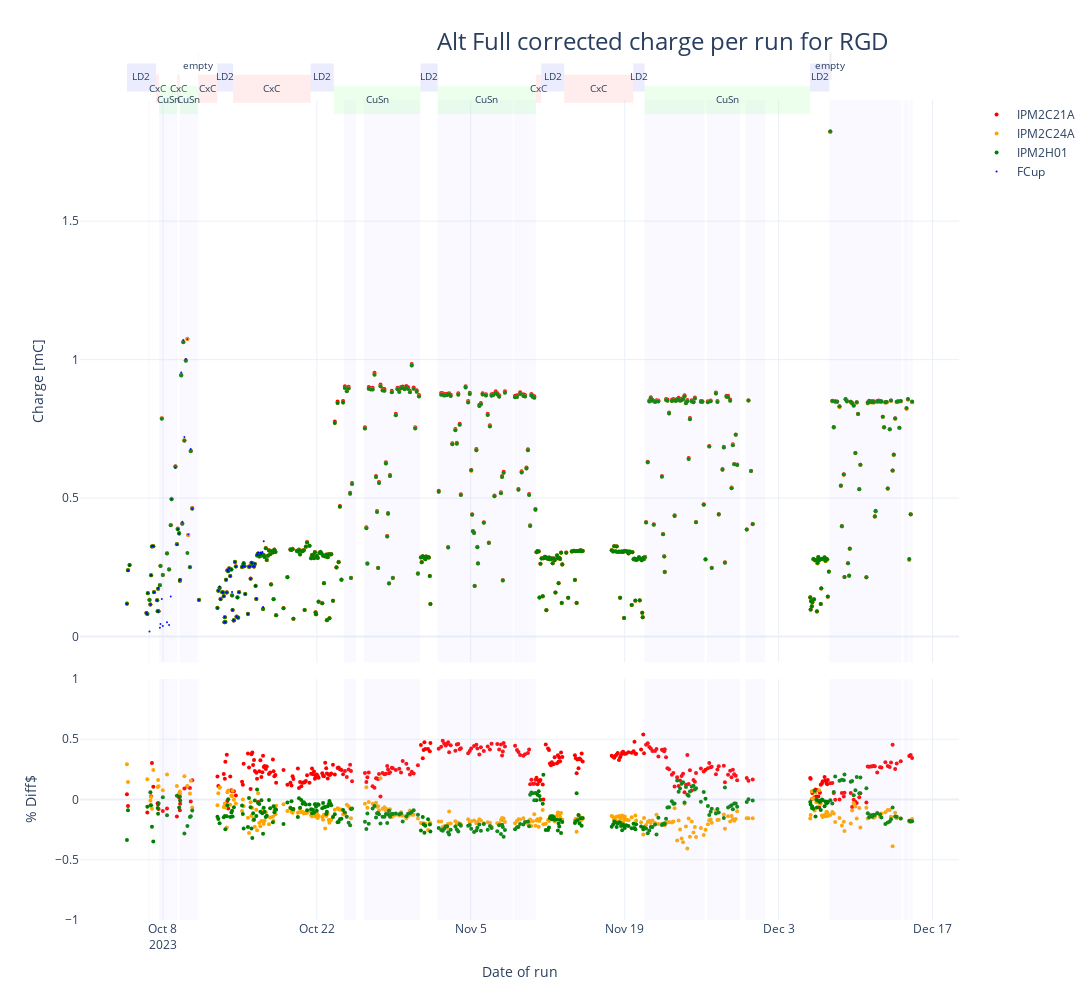

Here is the notebook cell this chart was saved with:
### Code cell
fig = make_subplots(rows=2, cols=1,shared_xaxes=True,
                    vertical_spacing=0.02, row_heights=[0.7,0.3]) # (specs=[[{"secondary_y": True}]])
fig.update_layout(width=1280, height=1000,
                  title=go.layout.Title(text=f"Alt Full corrected charge per run for RGD", xanchor="left", x=0.4),
                  titlefont=dict(size=24),)
x_scale = dfx.time
fig.add_trace(go.Scatter(x=x_scale, y=dfx.IPM2C21A_corr3, mode='markers', name='IPM2C21A', marker=dict(color='red', size=4)), row=1, col=1)
fig.add_trace(go.Scatter(x=x_scale, y=dfx.IPM2C24A_corr3, mode='markers', name='IPM2C24A', marker=dict(color='orange', size=4)), row=1, col=1)
fig.add_trace(go.Scatter(x=x_scale, y=dfx.IPM2H01_corr3, mode='markers', name='IPM2H01', marker=dict(color='green', size=4)), row=1, col=1)
fig.add_trace(go.Scatter(x=x_scale, y=dfx.loc[dfx.start_time<start_fcup_trouble,"scaler_calc1b_corr"], mode='markers', name='FCup', marker=dict(color='blue', size=2)), row=1, col=1)
# dfx.loc[dfx.start_time<start_fcup_trouble,"time"]                         
fig.add_trace(go.Scatter(x=x_scale, y=(100*(dfx.IPM2C21A_corr3-dfx.charge)/df.charge), mode='markers', name='IPM2C21A', showlegend=False, marker=dict(color='red', size=4)), row=2, col=1)
fig.add_trace(go.Scatter(x=x_scale, y=(100*(dfx.IPM2C24A_corr3-dfx.charge)/df.charge), mode='markers', name='IPM2C24A', showlegend=False, marker=dict(color='orange', size=4)), row=2, col=1)
fig.add_trace(go.Scatter(x=x_scale, y=(100*(dfx.IPM2H01_corr3-dfx.charge)/df.charge), mode='markers', name='IPM2H01', showlegend=False, marker=dict(color='green', size=4)), row=2, col=1)

for i in range(len(beam_stop_in_start)):
     fig.add_vrect(x0=beam_stop_in_start[i],x1=beam_stop_in_end[i], fillcolor="#C0C0FF", opacity=0.1, line_width=0)

target_labels={'empty':(1.06,"#B0B0B0"),'LD2':(1.04,"#A0A0FF"),'CxC':(1.02,"#FFA0A0"),'CuSn':(1.,"#A0FFA0")}
        
for i in range(len(target_change_table)-1):
    time0 = max(target_change_table.iloc[i].name, dfx.iloc[0].time)
    time1 = min(target_change_table.iloc[i+1].name, dfx.iloc[-1].time) 
    target = target_change_table.iloc[i].target
    if time1 > dfx.iloc[0].time and time0 < dfx.iloc[-1].time:
        y_pos = target_labels[target][0]
        fig.add_vrect(x0=time0, x1=time1, xref="x", y0=y_pos-0.025, y1=y_pos+0.025, yref='paper', fillcolor=target_labels[target][1], opacity=0.2, line_width=0, row=1, col=1,
                     label=dict(text=target, font=dict(size=10)))

fig.update_xaxes(title_text="Date of run", row=2, col=1)
fig.update_yaxes(title_text="Charge [mC]", row=1, col=1)
fig.update_yaxes(title_text="% Diff$", range=[-1., 1. ], row=2, col=1)
#fig.update_yaxes(title_text="", titlefont=dict(size=22), tickfont=dict(size=18))
fig.write_image("RGD_Full_corrected_charge_per_run2.pdf",width=1200, height=600)
fig.show()

### Figure 1 — Plotly figure (JSON) as saved in the notebook; plotly's stock layout.template omitted (floating-point values rounded to 4 significant figures; data arrays with more than 128 entries replaced by an {"elided": "..."} marker saying what was removed)
{"data": [{"marker": {"color": "red", "size": 4}, "mode": "markers", "name": "IPM2C21A", "type": "scatter", "x": {"elided": "487 str values"}, "xaxis": "x", "y": {"elided": "487 float values"}, "yaxis": "y"}, {"marker": {"color": "orange", "size": 4}, "mode": "markers", "name": "IPM2C24A", "type": "scatter", "x": {"elided": "487 str values"}, "xaxis": "x", "y": {"elided": "487 float values"}, "yaxis": "y"}, {"marker": {"color": "green", "size": 4}, "mode": "markers", "name": "IPM2H01", "type": "scatter", "x": {"elided": "487 str values"}, "xaxis": "x", "y": {"elided": "487 float values"}, "yaxis": "y"}, {"marker": {"color": "blue", "size": 2}, "mode": "markers", "name": "FCup", "type": "scatter", "x": {"elided": "487 str values"}, "xaxis": "x", "y": [0.1181, 0.2382, 0.257, 0.0855, 0.08179, 0.1563, 0.01887, 0.1161, 0.2219, 0.3265, 0.327, 0.1605, 0.1316, 0.092, 0.1759, 0.09108, 0.03223, 0.04532, 0.1354, 0.03833, 0.05201, 0.04167, 0.1446, 0.496, 0.6091, 0.3321, 0.388, 0.3717, 0.2034, 0.2058, 0.9537, 0.4146, 1.071, 0.7203, 1.002, 1.073, 0.3686, 0.2515, 0.6769, 0.4617, 0.1323, 0.1037, 0.1657, 0.181, 0.1356, 0.1604, 0.1597, 0.1462, 0.05221, 0.07105, 0.05197, 0.2051, 0.1591, 0.2395, 0.2361, 0.2455, 0.2182, 0.242, 0.1614, 0.09583, 0.05827, 0.05906, 0.2691, 0.2525, 0.07188, 0.1414, 0.06824, 0.1601, 0.2509, 0.2549, 0.2643, 0.2534, 0.1534, 0.08164, 0.2522, 0.2531, 0.209, 0.2664, 0.2651, 0.2533, 0.2532, 0.2628, 0.1839, 0.1365, 0.2957, 0.3029, 0.2939, 0.3034, 0.2995, 0.3053, 0.1067, 0.344], "yaxis": "y"}, {"marker": {"color": "red", "size": 4}, "mode": "markers", "name": "IPM2C21A", "showlegend": false, "type": "scatter", "x": {"elided": "487 str values"}, "xaxis": "x2", "y": {"elided": "635 float values"}, "yaxis": "y2"}, {"marker": {"color": "orange", "size": 4}, "mode": "markers", "name": "IPM2C24A", "showlegend": false, "type": "scatter", "x": {"elided": "487 str values"}, "xaxis": "x2", "y": {"elided": "635 float values"}, "yaxis": "y2"}, {"marker": {"color": "green", "size": 4}, "mode": "markers", "name": "IPM2H01", "showlegend": false, "type": "scatter", "x": {"elided": "487 str values"}, "xaxis": "x2", "y": {"elided": "635 float values"}, "yaxis": "y2"}], "layout": {"height": 1000, "shapes": [{"fillcolor": "#C0C0FF", "line": {"width": 0}, "opacity": 0.1, "type": "rect", "x0": "2023-10-06T16:01:36.594000", "x1": "2023-10-06T19:08:57.796000", "xref": "x", "y0": 0, "y1": 1, "yref": "y domain"}, {"fillcolor": "#C0C0FF", "line": {"width": 0}, "opacity": 0.1, "type": "rect", "x0": "2023-10-06T16:01:36.594000", "x1": "2023-10-06T19:08:57.796000", "xref": "x2", "y0": 0, "y1": 1, "yref": "y2 domain"}, {"fillcolor": "#C0C0FF", "line": {"width": 0}, "opacity": 0.1, "type": "rect", "x0": "2023-10-07T15:24:48.931000", "x1": "2023-10-08T07:52:50.636000", "xref": "x", "y0": 0, "y1": 1, "yref": "y domain"}, {"fillcolor": "#C0C0FF", "line": {"width": 0}, "opacity": 0.1, "type": "rect", "x0": "2023-10-07T15:24:48.931000", "x1": "2023-10-08T07:52:50.636000", "xref": "x2", "y0": 0, "y1": 1, "yref": "y2 domain"}, {"fillcolor": "#C0C0FF", "line": {"width": 0}, "opacity": 0.1, "type": "rect", "x0": "2023-10-08T08:16:58.456000", "x1": "2023-10-08T14:15:26.265000", "xref": "x", "y0": 0, "y1": 1, "yref": "y domain"}, {"fillcolor": "#C0C0FF", "line": {"width": 0}, "opacity": 0.1, "type": "rect", "x0": "2023-10-08T08:16:58.456000", "x1": "2023-10-08T14:15:26.265000", "xref": "x2", "y0": 0, "y1": 1, "yref": "y2 domain"}, {"fillcolor": "#C0C0FF", "line": {"width": 0}, "opacity": 0.1, "type": "rect", "x0": "2023-10-08T14:49:12.831000", "x1": "2023-10-09T01:23:14.283000", "xref": "x", "y0": 0, "y1": 1, "yref": "y domain"}, {"fillcolor": "#C0C0FF", "line": {"width": 0}, "opacity": 0.1, "type": "rect", "x0": "2023-10-08T14:49:12.831000", "x1": "2023-10-09T01:23:14.283000", "xref": "x2", "y0": 0, "y1": 1, "yref": "y2 domain"}, {"fillcolor": "#C0C0FF", "line": {"width": 0}, "opacity": 0.1, "type": "rect", "x0": "2023-10-09T01:40:34.115000", "x1": "2023-10-09T06:49:07.173000", "xref": "x", "y0": 0, "y1": 1, "yref": "y domain"}, {"fillcolor": "#C0C0FF", "line": {"width": 0}, "opacity": 0.1, "type": "rect", "x0": "2023-10-09T01:40:34.115000", "x1": "2023-10-09T06:49:07.173000", "xref": "x2", "y0": 0, "y1": 1, "yref": "y2 domain"}, {"fillcolor": "#C0C0FF", "line": {"width": 0}, "opacity": 0.1, "type": "rect", "x0": "2023-10-09T12:47:08.114000", "x1": "2023-10-11T02:25:59.957000", "xref": "x", "y0": 0, "y1": 1, "yref": "y domain"}, {"fillcolor": "#C0C0FF", "line": {"width": 0}, "opacity": 0.1, "type": "rect", "x0": "2023-10-09T12:47:08.114000", "x1": "2023-10-11T02:25:59.957000", "xref": "x2", "y0": 0, "y1": 1, "yref": "y2 domain"}, {"fillcolor": "#C0C0FF", "line": {"width": 0}, "opacity": 0.1, "type": "rect", "x0": "2023-10-11T03:15:18.199000", "x1": "2023-10-11T05:23:26.398000", "xref": "x", "y0": 0, "y1": 1, "yref": "y domain"}, {"fillcolor": "#C0C0FF", "line": {"width": 0}, "opacity": 0.1, "type": "rect", "x0": "2023-10-11T03:15:18.199000", "x1": "2023-10-11T05:23:26.398000", "xref": "x2", "y0": 0, "y1": 1, "yref": "y2 domain"}, {"fillcolor": "#C0C0FF", "line": {"width": 0}, "opacity": 0.1, "type": "rect", "x0": "2023-10-24T10:47:54.883000", "x1": "2023-10-25T13:07:32.883000", "xref": "x", "y0": 0, "y1": 1, "yref": "y domain"}, {"fillcolor": "#C0C0FF", "line": {"width": 0}, "opacity": 0.1, "type": "rect", "x0": "2023-10-24T10:47:54.883000", "x1": "2023-10-25T13:07:32.883000", "xref": "x2", "y0": 0, "y1": 1, "yref": "y2 domain"}, {"fillcolor": "#C0C0FF", "line": {"width": 0}, "opacity": 0.1, "type": "rect", "x0": "2023-10-26T06:33:23.833000", "x1": "2023-10-31T08:45:47.598000", "xref": "x", "y0": 0, "y1": 1, "yref": "y domain"}, {"fillcolor": "#C0C0FF", "line": {"width": 0}, "opacity": 0.1, "type": "rect", "x0": "2023-10-26T06:33:23.833000", "x1": "2023-10-31T08:45:47.598000", "xref": "x2", "y0": 0, "y1": 1, "yref": "y2 domain"}, {"fillcolor": "#C0C0FF", "line": {"width": 0}, "opacity": 0.1, "type": "rect", "x0": "2023-11-01T23:39:55.187000", "x1": "2023-11-08T19:29:40.491000", "xref": "x", "y0": 0, "y1": 1, "yref": "y domain"}, {"fillcolor": "#C0C0FF", "line": {"width": 0}, "opacity": 0.1, "type": "rect", "x0": "2023-11-01T23:39:55.187000", "x1": "2023-11-08T19:29:40.491000", "xref": "x2", "y0": 0, "y1": 1, "yref": "y2 domain"}, {"fillcolor": "#C0C0FF", "line": {"width": 0}, "opacity": 0.1, "type": "rect", "x0": "2023-11-08T22:13:58.525000", "x1": "2023-11-08T22:14:42.258000", "xref": "x", "y0": 0, "y1": 1, "yref": "y domain"}, {"fillcolor": "#C0C0FF", "line": {"width": 0}, "opacity": 0.1, "type": "rect", "x0": "2023-11-08T22:13:58.525000", "x1": "2023-11-08T22:14:42.258000", "xref": "x2", "y0": 0, "y1": 1, "yref": "y2 domain"}, {"fillcolor": "#C0C0FF", "line": {"width": 0}, "opacity": 0.1, "type": "rect", "x0": "2023-11-08T22:56:57.125000", "x1": "2023-11-10T22:02:05.149000", "xref": "x", "y0": 0, "y1": 1, "yref": "y domain"}, {"fillcolor": "#C0C0FF", "line": {"width": 0}, "opacity": 0.1, "type": "rect", "x0": "2023-11-08T22:56:57.125000", "x1": "2023-11-10T22:02:05.149000", "xref": "x2", "y0": 0, "y1": 1, "yref": "y2 domain"}, {"fillcolor": "#C0C0FF", "line": {"width": 0}, "opacity": 0.1, "type": "rect", "x0": "2023-11-20T19:13:16.869000", "x1": "2023-11-26T06:01:10.232000", "xref": "x", "y0": 0, "y1": 1, "yref": "y domain"}, {"fillcolor": "#C0C0FF", "line": {"width": 0}, "opacity": 0.1, "type": "rect", "x0": "2023-11-20T19:13:16.869000", "x1": "2023-11-26T06:01:10.232000", "xref": "x2", "y0": 0, "y1": 1, "yref": "y2 domain"}, {"fillcolor": "#C0C0FF", "line": {"width": 0}, "opacity": 0.1, "type": "rect", "x0": "2023-11-26T11:13:11.806000", "x1": "2023-11-29T11:30:11.912000", "xref": "x", "y0": 0, "y1": 1, "yref": "y domain"}, {"fillcolor": "#C0C0FF", "line": {"width": 0}, "opacity": 0.1, "type": "rect", "x0": "2023-11-26T11:13:11.806000", "x1": "2023-11-29T11:30:11.912000", "xref": "x2", "y0": 0, "y1": 1, "yref": "y2 domain"}, {"fillcolor": "#C0C0FF", "line": {"width": 0}, "opacity": 0.1, "type": "rect", "x0": "2023-11-29T23:38:58.278000", "x1": "2023-12-01T18:13:37.451000", "xref": "x", "y0": 0, "y1": 1, "yref": "y domain"}, {"fillcolor": "#C0C0FF", "line": {"width": 0}, "opacity": 0.1, "type": "rect", "x0": "2023-11-29T23:38:58.278000", "x1": "2023-12-01T18:13:37.451000", "xref": "x2", "y0": 0, "y1": 1, "yref": "y2 domain"}, {"fillcolor": "#C0C0FF", "line": {"width": 0}, "opacity": 0.1, "type": "rect", "x0": "2023-12-07T14:39:28.056000", "x1": "2023-12-14T04:04:00.268000", "xref": "x", "y0": 0, "y1": 1, "yref": "y domain"}, {"fillcolor": "#C0C0FF", "line": {"width": 0}, "opacity": 0.1, "type": "rect", "x0": "2023-12-07T14:39:28.056000", "x1": "2023-12-14T04:04:00.268000", "xref": "x2", "y0": 0, "y1": 1, "yref": "y2 domain"}, {"fillcolor": "#C0C0FF", "line": {"width": 0}, "opacity": 0.1, "type": "rect", "x0": "2023-12-14T08:51:36.541000", "x1": "2023-12-14T19:42:03.871000", "xref": "x", "y0": 0, "y1": 1, "yref": "y domain"}, {"fillcolor": "#C0C0FF", "line": {"width": 0}, "opacity": 0.1, "type": "rect", "x0": "2023-12-14T08:51:36.541000", "x1": "2023-12-14T19:42:03.871000", "xref": "x2", "y0": 0, "y1": 1, "yref": "y2 domain"}, {"fillcolor": "#C0C0FF", "line": {"width": 0}, "opacity": 0.1, "type": "rect", "x0": "2023-12-14T22:50:43.234000", "x1": "2023-12-15T04:42:53", "xref": "x", "y0": 0, "y1": 1, "yref": "y domain"}, {"fillcolor": "#C0C0FF", "line": {"width": 0}, "opacity": 0.1, "type": "rect", "x0": "2023-12-14T22:50:43.234000", "x1": "2023-12-15T04:42:53", "xref": "x2", "y0": 0, "y1": 1, "yref": "y2 domain"}, {"fillcolor": "#A0A0FF", "label": {"font": {"size": 10}, "text": "LD2"}, "line": {"width": 0}, "opacity": 0.2, "type": "rect", "x0": "2023-10-04T17:28:08", "x1": "2023-10-07T08:58:11", "xref": "x", "y0": 1.015, "y1": 1.065, "yref": "y domain"}, {"fillcolor": "#FFA0A0", "label": {"font": {"size": 10}, "text": "CxC"}, "line": {"width": 0}, "opacity": 0.2, "type": "rect", "x0": "2023-10-07T08:58:11", "x1": "2023-10-07T15:37:25", "xref": "x", "y0": 0.995, "y1": 1.045, "yref": "y domain"}, {"fillcolor": "#A0FFA0", "label": {"font": {"size": 10}, "text": "CuSn"}, "line": {"width": 0}, "opacity": 0.2, "type": "rect", "x0": "2023-10-07T15:37:25", "x1": "2023-10-09T06:55:38", "xref": "x", "y0": 0.975, "y1": 1.025, "yref": "y domain"}, {"fillcolor": "#FFA0A0", "label": {"font": {"size": 10}, "text": "CxC"}, "line": {"width": 0}, "opacity": 0.2, "type": "rect", "x0": "2023-10-09T06:55:38", "x1": "2023-10-09T12:51:52", "xref": "x", "y0": 0.995, "y1": 1.045, "yref": "y domain"}, {"fillcolor": "#A0FFA0", "label": {"font": {"size": 10}, "text": "CuSn"}, "line": {"width": 0}, "opacity": 0.2, "type": "rect", "x0": "2023-10-09T12:51:52", "x1": "2023-10-11T04:49:51", "xref": "x", "y0": 0.975, "y1": 1.025, "yref": "y domain"}, {"fillcolor": "#B0B0B0", "label": {"font": {"size": 10}, "text": "empty"}, "line": {"width": 0}, "opacity": 0.2, "type": "rect", "x0": "2023-10-11T04:49:51", "x1": "2023-10-11T05:32:47", "xref": "x", "y0": 1.035, "y1": 1.085, "yref": "y domain"}, {"fillcolor": "#FFA0A0", "label": {"font": {"size": 10}, "text": "CxC"}, "line": {"width": 0}, "opacity": 0.2, "type": "rect", "x0": "2023-10-11T05:32:47", "x1": "2023-10-12T22:30:41", "xref": "x", "y0": 0.995, "y1": 1.045, "yref": "y domain"}, {"fillcolor": "#A0A0FF", "label": {"font": {"size": 10}, "text": "LD2"}, "line": {"width": 0}, "opacity": 0.2, "type": "rect", "x0": "2023-10-12T22:30:41", "x1": "2023-10-14T09:15:40", "xref": "x", "y0": 1.015, "y1": 1.065, "yref": "y domain"}, {"fillcolor": "#FFA0A0", "label": {"font": {"size": 10}, "text": "CxC"}, "line": {"width": 0}, "opacity": 0.2, "type": "rect", "x0": "2023-10-14T09:15:40", "x1": "2023-10-21T10:29:24", "xref": "x", "y0": 0.995, "y1": 1.045, "yref": "y domain"}, {"fillcolor": "#A0A0FF", "label": {"font": {"size": 10}, "text": "LD2"}, "line": {"width": 0}, "opacity": 0.2, "type": "rect", "x0": "2023-10-21T10:29:24", "x1": "2023-10-23T13:01:10", "xref": "x", "y0": 1.015, "y1": 1.065, "yref": "y domain"}, {"fillcolor": "#A0FFA0", "label": {"font": {"size": 10}, "text": "CuSn"}, "line": {"width": 0}, "opacity": 0.2, "type": "rect", "x0": "2023-10-23T13:01:10", "x1": "2023-10-31T10:13:58", "xref": "x", "y0": 0.975, "y1": 1.025, "yref": "y domain"}, {"fillcolor": "#A0A0FF", "label": {"font": {"size": 10}, "text": "LD2"}, "line": {"width": 0}, "opacity": 0.2, "type": "rect", "x0": "2023-10-31T10:13:58", "x1": "2023-11-01T23:53:45", "xref": "x", "y0": 1.015, "y1": 1.065, "yref": "y domain"}, {"fillcolor": "#A0FFA0", "label": {"font": {"size": 10}, "text": "CuSn"}, "line": {"width": 0}, "opacity": 0.2, "type": "rect", "x0": "2023-11-01T23:53:45", "x1": "2023-11-10T22:14:18", "xref": "x", "y0": 0.975, "y1": 1.025, "yref": "y domain"}, {"fillcolor": "#FFA0A0", "label": {"font": {"size": 10}, "text": "CxC"}, "line": {"width": 0}, "opacity": 0.2, "type": "rect", "x0": "2023-11-10T22:14:18", "x1": "2023-11-11T09:47:31", "xref": "x", "y0": 0.995, "y1": 1.045, "yref": "y domain"}, {"fillcolor": "#A0A0FF", "label": {"font": {"size": 10}, "text": "LD2"}, "line": {"width": 0}, "opacity": 0.2, "type": "rect", "x0": "2023-11-11T09:47:31", "x1": "2023-11-13T12:03:22", "xref": "x", "y0": 1.015, "y1": 1.065, "yref": "y domain"}, {"fillcolor": "#FFA0A0", "label": {"font": {"size": 10}, "text": "CxC"}, "line": {"width": 0}, "opacity": 0.2, "type": "rect", "x0": "2023-11-13T12:03:22", "x1": "2023-11-19T18:37:53", "xref": "x", "y0": 0.995, "y1": 1.045, "yref": "y domain"}, {"fillcolor": "#A0A0FF", "label": {"font": {"size": 10}, "text": "LD2"}, "line": {"width": 0}, "opacity": 0.2, "type": "rect", "x0": "2023-11-19T18:37:53", "x1": "2023-11-20T19:46:48", "xref": "x", "y0": 1.015, "y1": 1.065, "yref": "y domain"}, {"fillcolor": "#A0FFA0", "label": {"font": {"size": 10}, "text": "CuSn"}, "line": {"width": 0}, "opacity": 0.2, "type": "rect", "x0": "2023-11-20T19:46:48", "x1": "2023-12-05T20:41:39", "xref": "x", "y0": 0.975, "y1": 1.025, "yref": "y domain"}, {"fillcolor": "#A0A0FF", "label": {"font": {"size": 10}, "text": "LD2"}, "line": {"width": 0}, "opacity": 0.2, "type": "rect", "x0": "2023-12-05T20:41:39", "x1": "2023-12-07T14:50:33", "xref": "x", "y0": 1.015, "y1": 1.065, "yref": "y domain"}, {"fillcolor": "#B0B0B0", "label": {"font": {"size": 10}, "text": "empty"}, "line": {"width": 0}, "opacity": 0.2, "type": "rect", "x0": "2023-12-07T14:50:33", "x1": "2023-12-07T19:35:13", "xref": "x", "y0": 1.035, "y1": 1.085, "yref": "y domain"}], "title": {"font": {"size": 24}, "text": "Alt Full corrected charge per run for RGD", "x": 0.4, "xanchor": "left"}, "width": 1280, "xaxis": {"anchor": "y", "autorange": true, "domain": [0, 1], "matches": "x2", "range": ["2023-09-30 12:13:49.0422", "2023-12-19 08:31:56.4578"], "showticklabels": false, "type": "date"}, "xaxis2": {"anchor": "y2", "autorange": true, "domain": [0, 1], "range": ["2023-09-30 12:13:49.0422", "2023-12-19 08:31:56.4578"], "title": {"text": "Date of run"}, "type": "date"}, "yaxis": {"anchor": "x", "autorange": true, "domain": [0.314, 1], "range": [-0.0935, 1.937], "title": {"text": "Charge [mC]"}, "type": "linear"}, "yaxis2": {"anchor": "x2", "domain": [0, 0.294], "range": [-1, 1], "title": {"text": "% Diff$"}, "type": "linear"}}}
